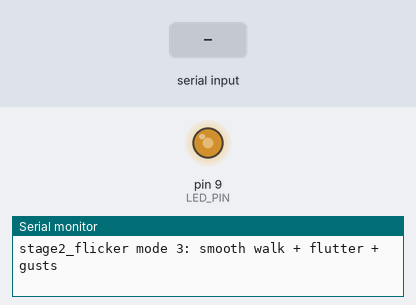
A sketch run on a simulated Arduino Uno, built with avr-gcc and run on an emulated ATmega328P. On the bench: output pins drawn as LEDs (lit = HIGH), the last lines printed to the serial monitor. The test bench sets the inputs (shaded band). Random numbers use the default seed unless the sketch sets one; EEPROM starts erased.

Above: at 1.27 s.
1.3 s: "30,150\n" received over Serial
At 1.58 s:
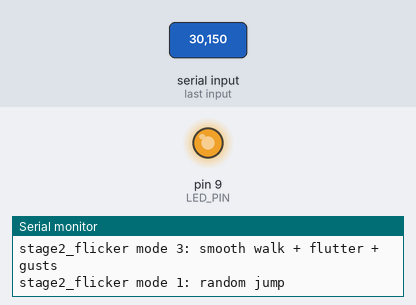
4.3 s: "2\n" received over Serial
Timing chart, 0 to 13.3 s (numbered marks = the images above; inputs shaded):
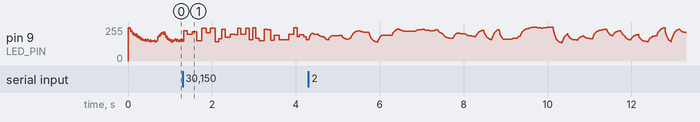

The sketch:

stage2_flicker.ino
```cpp
// Stage 2: flicker on a single 5mm white LED. Three algorithms to compare by eye.
// Wiring unchanged from stage 1: D9 -> 150 ohm -> LED anode ; cathode -> GND
//
// Select a mode over serial (9600 baud): send '1', '2' or '3'. The choice is saved
// in EEPROM, so it survives resets/power cycles.
//   1 = random jump   (port of the old candle_flicker1 - choppy baseline)
//   2 = smooth walk   (eases toward a new random target every 60-250ms)
//   3 = smooth walk + fast flutter + occasional "gust" dips
//
// Levels are in perceived brightness (0-255) and gamma corrected on output, so a dip
// to 50% looks like half as bright rather than barely changing.

#include <EEPROM.h>
#include <math.h>

const uint8_t LED_PIN = 9;
const uint8_t EEPROM_MODE_ADDR = 0;
const uint8_t TICK_MS = 10;            // output update rate (100 Hz)
const float GAMMA = 2.2;

// --- Tuning (bench-adjustable) ---
const float LEVEL_MAX = 255;           // brightest point of normal flicker
const float LEVEL_MIN = 190;           // dimmest point of normal flicker

const uint16_t JUMP_MIN_MS = 30;       // mode 1: time between jumps
const uint16_t JUMP_MAX_MS = 120;

const uint16_t TARGET_MIN_MS = 60;     // modes 2/3: time between new targets
const uint16_t TARGET_MAX_MS = 250;
const float SMOOTHING = 0.15;          // fraction of gap to target closed per tick; higher = snappier

const float JITTER = 6;                // mode 3: fast flutter amplitude (+/-)
const uint16_t GUST_GAP_MIN_MS = 3000; // mode 3: time between gusts
const uint16_t GUST_GAP_MAX_MS = 12000;
const uint16_t GUST_LEN_MIN_MS = 150;  // mode 3: how long a gust holds the flame down
const uint16_t GUST_LEN_MAX_MS = 500;
const float GUST_LEVEL_MIN = 110;      // mode 3: deepest gust dip

uint8_t mode = 3;
float level = LEVEL_MAX;
float target = LEVEL_MAX;
unsigned long nextTick = 0;
unsigned long nextTarget = 0;
unsigned long nextGust = 0;
unsigned long gustEnd = 0;

// Rollover-safe "has this time arrived" check for millis() deadlines.
bool due(unsigned long deadline, unsigned long now) {
  return (long)(now - deadline) >= 0;
}

float randomLevel(float lo, float hi) {
  return random((long)lo, (long)hi + 1);
}

void setup() {
  Serial.begin(9600);
  pinMode(LED_PIN, OUTPUT);
  randomSeed(analogRead(A0));  // A0 left unconnected for noise

  uint8_t saved = EEPROM.read(EEPROM_MODE_ADDR);
  if (saved >= 1 && saved <= 3) mode = saved;

  nextGust = millis() + random(GUST_GAP_MIN_MS, GUST_GAP_MAX_MS + 1);
  printMode();
}

void loop() {
  readSerial();

  unsigned long now = millis();
  if (!due(nextTick, now)) return;
  nextTick = now + TICK_MS;

  float out;
  switch (mode) {
    case 1:  out = flickerJump(now); break;
    case 2:  out = flickerSmooth(now); break;
    default: out = flickerGust(now); break;
  }
  writeLevel(out);
}

float flickerJump(unsigned long now) {
  if (due(nextTarget, now)) {
    level = randomLevel(LEVEL_MIN, LEVEL_MAX);
    nextTarget = now + random(JUMP_MIN_MS, JUMP_MAX_MS + 1);
  }
  return level;
}

float flickerSmooth(unsigned long now) {
  if (due(nextTarget, now)) {
    target = randomLevel(LEVEL_MIN, LEVEL_MAX);
    nextTarget = now + random(TARGET_MIN_MS, TARGET_MAX_MS + 1);
  }
  level += (target - level) * SMOOTHING;
  return level;
}

float flickerGust(unsigned long now) {
  if (due(nextGust, now)) {
    gustEnd = now + random(GUST_LEN_MIN_MS, GUST_LEN_MAX_MS + 1);
    nextGust = gustEnd + random(GUST_GAP_MIN_MS, GUST_GAP_MAX_MS + 1);
    target = randomLevel(GUST_LEVEL_MIN, LEVEL_MIN);
    nextTarget = gustEnd;  // pick a normal target again once the gust passes
  }
  if (due(nextTarget, now)) {
    target = randomLevel(LEVEL_MIN, LEVEL_MAX);
    nextTarget = now + random(TARGET_MIN_MS, TARGET_MAX_MS + 1);
  }
  level += (target - level) * SMOOTHING;

  float flutter = random((long)(-JITTER * 10), (long)(JITTER * 10) + 1) / 10.0;
  return level + flutter;
}

void writeLevel(float perceived) {
  perceived = constrain(perceived, 0, 255);
  uint8_t pwm = (uint8_t)(255.0 * pow(perceived / 255.0, GAMMA) + 0.5);
  analogWrite(LED_PIN, pwm);
}

void readSerial() {
  if (!Serial.available()) return;
  char c = Serial.read();
  if (c >= '1' && c <= '3') {
    mode = c - '0';
    EEPROM.update(EEPROM_MODE_ADDR, mode);
    nextTarget = 0;
    printMode();
  } else if (c == '?') {
    printMode();
  }
}

void printMode() {
  Serial.print("stage2_flicker mode ");
  Serial.print(mode);
  switch (mode) {
    case 1:  Serial.println(": random jump"); break;
    case 2:  Serial.println(": smooth walk"); break;
    default: Serial.println(": smooth walk + flutter + gusts"); break;
  }
}
```
